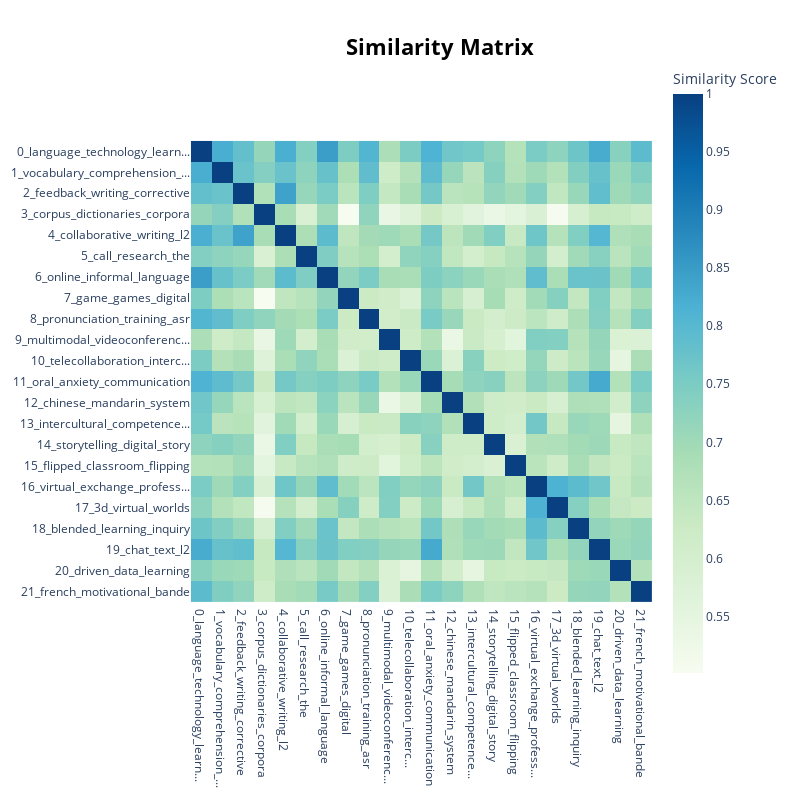

Notebook code for this chart:
### Code cell
model.visualize_heatmap()

### Figure 1 — Plotly figure (JSON) as saved in the notebook; plotly's stock layout.template omitted (floating-point values rounded to 4 significant figures; data arrays with more than 128 entries replaced by an {"elided": "..."} marker saying what was removed)
{"data": [{"coloraxis": "coloraxis", "hovertemplate": "x: %{x}<br>y: %{y}<br>Similarity Score: %{z}<extra></extra>", "name": "0", "type": "heatmap", "x": ["0_language_technology_learn...", "1_vocabulary_comprehension_...", "2_feedback_writing_corrective", "3_corpus_dictionaries_corpora", "4_collaborative_writing_l2", "5_call_research_the", "6_online_informal_language", "7_game_games_digital", "8_pronunciation_training_asr", "9_multimodal_videoconferenc...", "10_telecollaboration_interc...", "11_oral_anxiety_communication", "12_chinese_mandarin_system", "13_intercultural_competence...", "14_storytelling_digital_story", "15_flipped_classroom_flipping", "16_virtual_exchange_profess...", "17_3d_virtual_worlds", "18_blended_learning_inquiry", "19_chat_text_l2", "20_driven_data_learning", "21_french_motivational_bande"], "xaxis": "x", "y": ["0_language_technology_learn...", "1_vocabulary_comprehension_...", "2_feedback_writing_corrective", "3_corpus_dictionaries_corpora", "4_collaborative_writing_l2", "5_call_research_the", "6_online_informal_language", "7_game_games_digital", "8_pronunciation_training_asr", "9_multimodal_videoconferenc...", "10_telecollaboration_interc...", "11_oral_anxiety_communication", "12_chinese_mandarin_system", "13_intercultural_competence...", "14_storytelling_digital_story", "15_flipped_classroom_flipping", "16_virtual_exchange_profess...", "17_3d_virtual_worlds", "18_blended_learning_inquiry", "19_chat_text_l2", "20_driven_data_learning", "21_french_motivational_bande"], "yaxis": "y", "z": {"elided": "22x22 float values"}}], "layout": {"coloraxis": {"colorbar": {"title": {"text": "Similarity Score"}}, "colorscale": [[0, "rgb(247,252,240)"], [0.125, "rgb(224,243,219)"], [0.25, "rgb(204,235,197)"], [0.375, "rgb(168,221,181)"], [0.5, "rgb(123,204,196)"], [0.625, "rgb(78,179,211)"], [0.75, "rgb(43,140,190)"], [0.875, "rgb(8,104,172)"], [1, "rgb(8,64,129)"]]}, "height": 800, "hoverlabel": {"bgcolor": "white", "font": {"family": "Rockwell", "size": 16}}, "legend": {"title": {"text": "Trend"}}, "margin": {"t": 60}, "showlegend": true, "title": {"font": {"color": "Black", "size": 22}, "text": "<b>Similarity Matrix</b>", "x": 0.55, "xanchor": "center", "y": 0.95, "yanchor": "top"}, "width": 800, "xaxis": {"anchor": "y", "constrain": "domain", "domain": [0, 1], "scaleanchor": "y"}, "yaxis": {"anchor": "x", "autorange": "reversed", "constrain": "domain", "domain": [0, 1]}}}
